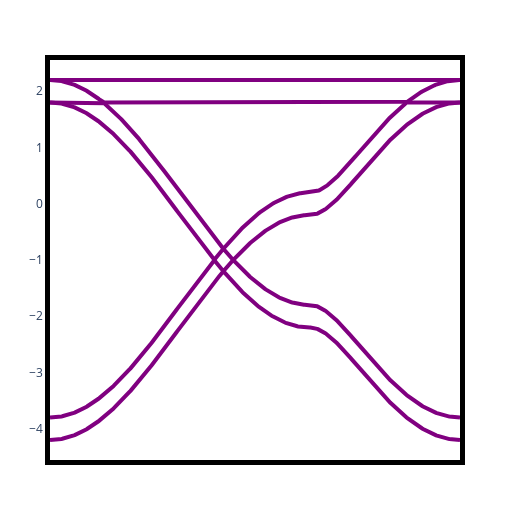

Here is the notebook cell this chart was saved with:
### Markdown cell above
### Next, check what will happens if we turn on the background magnetic field ---> Zeemann split of the bands

### Code cell
plot_simple_kagome_bands(t1 = 1.0, t2 = 0.0, u1 = 0.0, u2 = 0.0, B = 0.1)

### Figure 1 — Plotly figure (JSON) as saved in the notebook; plotly's stock layout.template omitted (floating-point values rounded to 4 significant figures; data arrays with more than 128 entries replaced by an {"elided": "..."} marker saying what was removed)
{"data": [{"line": {"color": "purple", "width": 4}, "mode": "lines", "type": "scatter", "x": {"elided": "500 int values"}, "y": {"elided": "500 float values"}}, {"line": {"color": "purple", "width": 4}, "mode": "lines", "type": "scatter", "x": {"elided": "500 int values"}, "y": {"elided": "500 float values"}}, {"line": {"color": "purple", "width": 4}, "mode": "lines", "type": "scatter", "x": {"elided": "500 int values"}, "y": {"elided": "500 float values"}}, {"line": {"color": "purple", "width": 4}, "mode": "lines", "type": "scatter", "x": {"elided": "500 int values"}, "y": {"elided": "500 float values"}}, {"line": {"color": "purple", "width": 4}, "mode": "lines", "type": "scatter", "x": {"elided": "500 int values"}, "y": {"elided": "500 float values"}}, {"line": {"color": "purple", "width": 4}, "mode": "lines", "type": "scatter", "x": {"elided": "500 int values"}, "y": {"elided": "500 float values"}}], "layout": {"height": 510, "margin": {"b": 50, "l": 50, "r": 50, "t": 60}, "plot_bgcolor": "rgba(0,0,0,0)", "showlegend": false, "title": "", "width": 510, "xaxis": {"linecolor": "black", "linewidth": 5, "mirror": true, "showgrid": true, "showline": true, "showticklabels": false}, "yaxis": {"linecolor": "black", "linewidth": 5, "mirror": true, "showgrid": true, "showline": true, "showticklabels": true}}}
